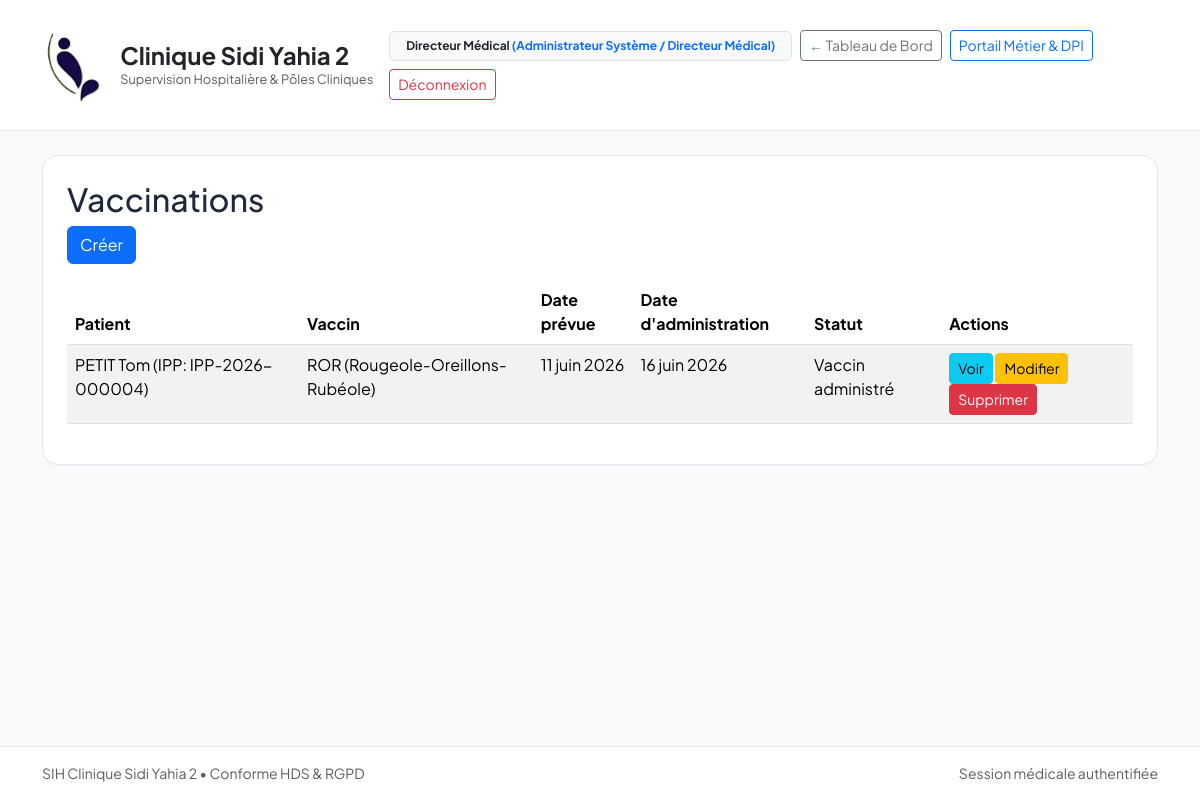
Screenshot of /pediatrie/vaccination/ (signed in) with the database file from the repository.
### apps/core/models.py (models this page shows, shortened)
class CustomUser(AbstractUser):
    role = models.CharField(
        max_length=30,
        choices=UserRole.choices,
        default=UserRole.MEDECIN,
        verbose_name="Rôle hospitalier",
    )
    department = models.ForeignKey(
        Department,
        on_delete=models.PROTECT,
        null=True,
        blank=True,
        related_name="staff_members",
        verbose_name="Département d'affectation",
    )
    license_number = models.CharField(
        max_length=30,
        blank=True,
        verbose_name="Numéro RPPS / ADELI",
        help_text="Identifiant national des professionnels de santé",
    )
    phone_number = models.CharField(
        max_length=20,
        blank=True,
        verbose_name="Numéro de téléphone d'urgence / Bip",
    )
    class Meta:
        verbose_name = "Personnel Médical / Utilisateur"
        verbose_name_plural = "Personnel Médical / Utilisateurs"

class AuditableModel(models.Model):
    created_at = models.DateTimeField(
        auto_now_add=True,
        verbose_name="Date de création",
        help_text="Horodatage immuable de l'enregistrement",
    )
    updated_at = models.DateTimeField(
        auto_now=True,
        verbose_name="Dernière mise à jour",
        help_text="Horodatage automatique de la dernière modification",
    )
    class Meta:
        abstract = True

class Patient(AuditableModel):
    ipp = models.CharField(
        max_length=20,
        unique=True,
        editable=False,
        verbose_name="IPP (Identifiant Permanent Patient)",
        help_text="Format normalisé : IPP-YYYY-XXXXXX",
    )
    nir = models.CharField(
        max_length=50,
        unique=True,
        verbose_name="Numéro de Sécurité Sociale / Numéro de carte d'identité",
        help_text="Identifiant unique (aucun format imposé, vérification des doublons uniquement)",
    )
    last_name = models.CharField(max_length=100, verbose_name="Nom usuel")
    first_name = models.CharField(max_length=100, verbose_name="Prénom")
    maiden_name = models.CharField(max_length=100, blank=True, verbose_name="Nom de naissance")
    birth_date = models.DateField(verbose_name="Date de naissance")
    gender = models.CharField(
        max_length=1,
        choices=[("M", "Masculin"), ("F", "Féminin"), ("I", "Indéterminé")],
        verbose_name="Sexe biologique",
    )
    blood_group = models.CharField(
        max_length=4,
        choices=BloodGroup.choices,
        default=BloodGroup.INDETERMINE,
        verbose_name="Groupe sanguin & Rhésus",
    )
    current_status = models.ForeignKey(
        PatientStatusConfig,
        on_delete=models.PROTECT,
        null=True,
        blank=True,
        related_name="patients",
        verbose_name="Statut actuel du patient",
    )
    status_updated_at = models.DateTimeField(
        null=True,
        blank=True,
        verbose_name="Dernier changement de statut",
    )
    known_allergies = models.TextField(blank=True, verbose_name="Allergies connues")
    major_medical_history = models.TextField(blank=True, verbose_name="Antécédents médico-chirurgicaux majeurs")
    ongoing_treatments = models.TextField(blank=True, verbose_name="Traitements en cours")
    trusted_person_name = models.CharField(max_length=120, blank=True, verbose_name="Personne de confiance / Représentant légal")
    trusted_person_relation = models.CharField(
        max_length=80,
        blank=True,
        default="Représentant légal / Tuteur",
        verbose_name="Qualité du représentant légal",
    )
    trusted_person_phone = models.CharField(max_length=25, blank=True, verbose_name="Téléphone de la personne de confiance")
    phone = models.CharField(max_length=25, blank=True, verbose_name="Téléphone patient")
    email = models.EmailField(blank=True, verbose_name="Adresse courriel")
    address = models.CharField(max_length=255, blank=True, verbose_name="Adresse postale")
    city = models.CharField(max_length=100, blank=True, verbose_name="Ville / Commune")
    state_province = models.CharField(max_length=100, blank=True, verbose_name="Wilaya / Province / État")
    national_id_number = models.CharField(max_length=50, blank=True, verbose_name="N° PC ou Carte d'Identité (CI)")
    class Meta:
        verbose_name = "Dossier Patient Unique (DPI)"
        verbose_name_plural = "Dossiers Patients Uniques (DPI)"
        ordering = ["last_name", "first_name"]
    def __str__(self) -> str:
        return f"{self.last_name.upper()} {self.first_name} (IPP: {self.ipp})"

### apps/pediatrie/models.py (models this page shows, shortened)
class VaccinationRecord(AuditableModel):
    patient = models.ForeignKey(
        Patient,
        on_delete=models.CASCADE,
        related_name="vaccinations",
        verbose_name="Enfant (DPI)",
    )
    vaccine_name = models.CharField(
        max_length=150,
        verbose_name="Nom de la valence vaccinale",
        help_text="Ex: Hexavalent (DTP-Coq-Hib-HBV), ROR, Méningocoque C/B, Pneumocoque 13-val",
    )
    target_age_months = models.PositiveIntegerField(
        verbose_name="Âge cible recommandé (en mois)",
        help_text="Ex: 2, 4, 11, 12, 16 mois...",
    )
    recommended_due_date = models.DateField(
        verbose_name="Date d'échéance recommandée",
        help_text="Calculée à partir de la date de naissance",
    )
    administration_date = models.DateField(
        null=True, blank=True, verbose_name="Date d'injection réelle"
    )
    batch_number = models.CharField(
        max_length=50,
        blank=True,
        verbose_name="Numéro de lot du vaccin",
        help_text="Obligatoire dès que le vaccin est administré (Pharmacovigilance HDS)",
    )
    administering_doctor = models.ForeignKey(
        CustomUser,
        on_delete=models.PROTECT,
        null=True,
        blank=True,
        limit_choices_to={"role__in": [UserRole.MEDECIN, UserRole.INFIRMIER, UserRole.SAGE_FEMME]},
        related_name="administered_vaccines",
        verbose_name="Professionnel ayant réalisé l'injection",
    )
    injection_site = models.CharField(
        max_length=60,
        blank=True,
        verbose_name="Site anatomique d'injection (ex: Cuisse antérolatérale gauche)",
    )
    status = models.CharField(
        max_length=25,
        choices=VaccineStatus.choices,
        default=VaccineStatus.A_FAIRE,
        verbose_name="Statut vaccinal",
    )
    adverse_reactions = models.TextField(blank=True, verbose_name="Effets indésirables / Tolérance")
    class Meta:
        verbose_name = "Ligne du Calendrier Vaccinal"
        verbose_name_plural = "Lignes du Calendrier Vaccinal"
        ordering = ["recommended_due_date"]

### apps/pediatrie/views.py (the view)
# urls.py: path("vaccination/", views.VaccinationRecordListView.as_view(), name="vaccination_list"),
class VaccinationRecordListView(LoginRequiredMixin, RoleRequiredMixin, ListView):
    model = VaccinationRecord
    template_name = "pediatrie/vaccination_list.html"
    context_object_name = "vaccinations"
    paginate_by = 20
    ordering = ["-recommended_due_date"]
    def get_queryset(self):
        qs = super().get_queryset().select_related("patient", "administering_doctor")
        q = self.request.GET.get("q")
        if q:
            qs = qs.filter(vaccine_name__icontains=q)
        return qs

### apps/core/context_processors.py (called while the page is built)
def clinic_branding(request: HttpRequest) -> Dict[str, object]:
    info = get_clinic_parameters_dict()
    return {
        "CLINIC_LOGO_DATA_URI": get_clinic_logo_data_uri(),
        "CLINIC_INFO": info,
        "CLINIC_NAME": info["nom_clinique"],
        "CLINIC_ADDRESS": info["adresse_complete"],
        "CLINIC_PHONE": info["telephone"],
        "CLINIC_EMAIL": info["email"],
    }

### apps/pediatrie/views.py (called while the page is built)
def user_has_pediatrie_role(user):
    return user.is_authenticated and (
        user.is_superuser or user.role in [UserRole.ADMIN, UserRole.MEDECIN, UserRole.INFIRMIER, UserRole.SAGE_FEMME]
    )

    def test_func(self):
        return user_has_pediatrie_role(self.request.user)

### templates/pediatrie/vaccination_list.html (shortened to what this page needs)
{% extends 'base.html' %}
{% load static %}
{% block content %}
<h2>Vaccinations</h2>
<a href="{% url 'pediatrie:vaccination_create' %}" class="btn btn-primary mb-3">Créer</a>
<table class="table table-striped">
  <thead>
    <tr>
      <th>Patient</th>
      <th>Vaccin</th>
      <th>Date prévue</th>
      <th>Date d'administration</th>
      <th>Statut</th>
      <th>Actions</th>
    </tr>
  </thead>
  <tbody>
    {% for vac in vaccinations %}
    <tr>
      <td>{{ vac.patient }}</td>
      <td>{{ vac.vaccine_name }}</td>
      <td>{{ vac.recommended_due_date }}</td>
      <td>{{ vac.administration_date|default:'—' }}</td>
      <td>{{ vac.get_status_display }}</td>
      <td>
        <a href="{% url 'pediatrie:vaccination_detail' vac.pk %}" class="btn btn-sm btn-info">Voir</a>
        <a href="{% url 'pediatrie:vaccination_update' vac.pk %}" class="btn btn-sm btn-warning">Modifier</a>
        <a href="{% url 'pediatrie:vaccination_delete' vac.pk %}" class="btn btn-sm btn-danger">Supprimer</a>
      </td>
    </tr>
    {% empty %}
    <tr><td colspan="6">Aucun vaccin enregistré.</td></tr>
    {% endfor %}
  </tbody>
</table>
{% endblock %}

### templates/base.html (shortened to what this page needs)
<!DOCTYPE html>
<html lang="fr">
<head>
    <link href="https://cdn.jsdelivr.net/npm/bootstrap@5.3.3/dist/css/bootstrap.min.css" rel="stylesheet">
</head>
<body class="d-flex flex-column min-vh-100">
    <nav class="navbar navbar-expand-lg sih-navbar py-3 mb-4">
        <div class="container">
            <a class="navbar-brand fw-bold text-dark d-flex align-items-center gap-3" href="{% url 'home_dashboard' %}">
                <img src="{{ CLINIC_LOGO_DATA_URI|default:'/static/images/logo_clinique.png' }}"
                    alt="Logo Clinique Sidi Yahia 2" style="height: 88px; width: auto; object-fit: contain;">
                <div>
                    <div class="fs-4 fw-bold lh-sm">Clinique Sidi Yahia 2</div>
                    <div class="text-muted fw-normal" style="font-size: 0.8rem;">Supervision Hospitalière &amp; Pôles
                        Cliniques</div>
                </div>
            </a>
            <div class="d-flex align-items-center gap-2 ms-auto flex-wrap">
                {% if request.user.is_authenticated %}
                <span class="badge bg-light text-dark border px-3 py-2">
                    {{ request.user.get_full_name|default:request.user.username }}
                    <span class="text-primary fw-bold">({{ request.user.get_role_display }})</span>
                </span>
                {% endif %}
                <a href="{% url 'home_dashboard' %}" class="btn btn-sm btn-outline-secondary">
                    &larr; Tableau de Bord
                </a>
                <a href="/admin/" class="btn btn-sm btn-outline-primary">
                    Portail Métier &amp; DPI
                </a>
                <a href="{% url 'logout' %}" class="btn btn-sm btn-outline-danger">
                    Déconnexion
                </a>
            </div>
        </div>
    </nav>
    <main class="container mb-5 flex-grow-1">
        <div class="sih-card p-4">
            {% block content %}{% endblock %}
        </div>
    </main>
    <footer class="bg-white border-top py-3 mt-auto">
        <div class="container d-flex justify-content-between text-muted small">
            <span>SIH Clinique Sidi Yahia 2 &bull; Conforme HDS &amp; RGPD</span>
            <span>Session médicale authentifiée</span>
        </div>
    </footer>
</body>
</html>

### templates/base.html (style rules this page uses)
body { font-family: 'Plus Jakarta Sans', sans-serif; background-color: #f8fafc; color: #1e293b; }
.sih-navbar { background: #ffffff; border-bottom: 1px solid #e2e8f0; }
.sih-card { background: #ffffff; border: 1px solid #e2e8f0; border-radius: 1rem; box-shadow: 0 1px 2px 0 rgba(0, 0, 0, 0.04); }

### rows the page displays
CustomUser: user.get_full_name "Directeur Médical", user.role "Administrateur Système / Directeur Médical"
VaccinationRecord: patient "PETIT Tom (IPP: IPP-2026-000004)", vaccine_name "ROR (Rougeole-Oreillons-Rubéole)", recommended_due_date "11 juin 2026", administration_date "16 juin 2026", status "Vaccin administré"
